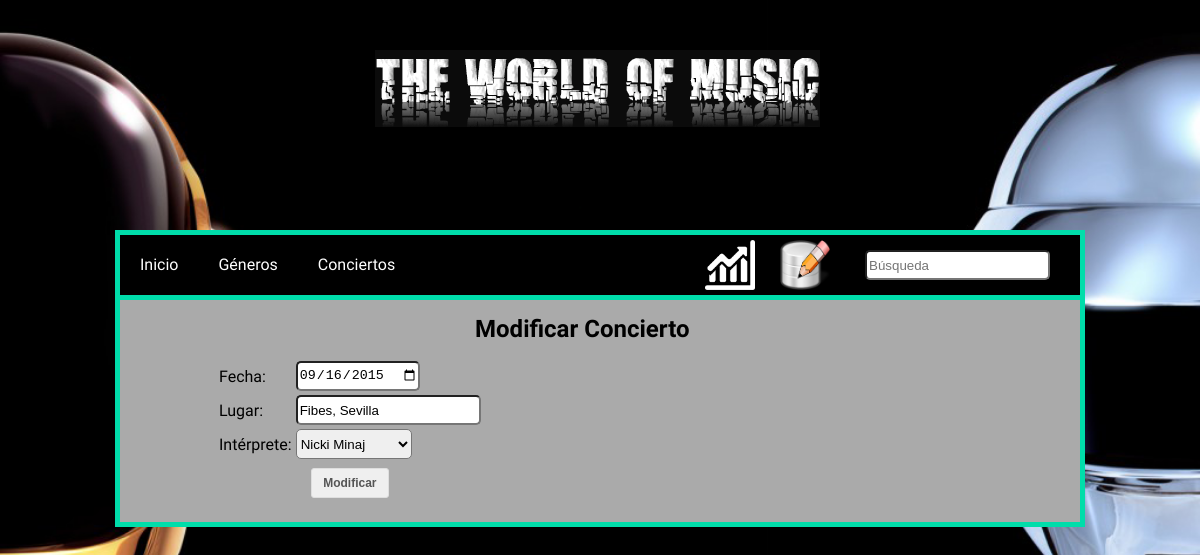
The app's page /modificarconcierto.php?idConcierto=1 (signed in), older data.
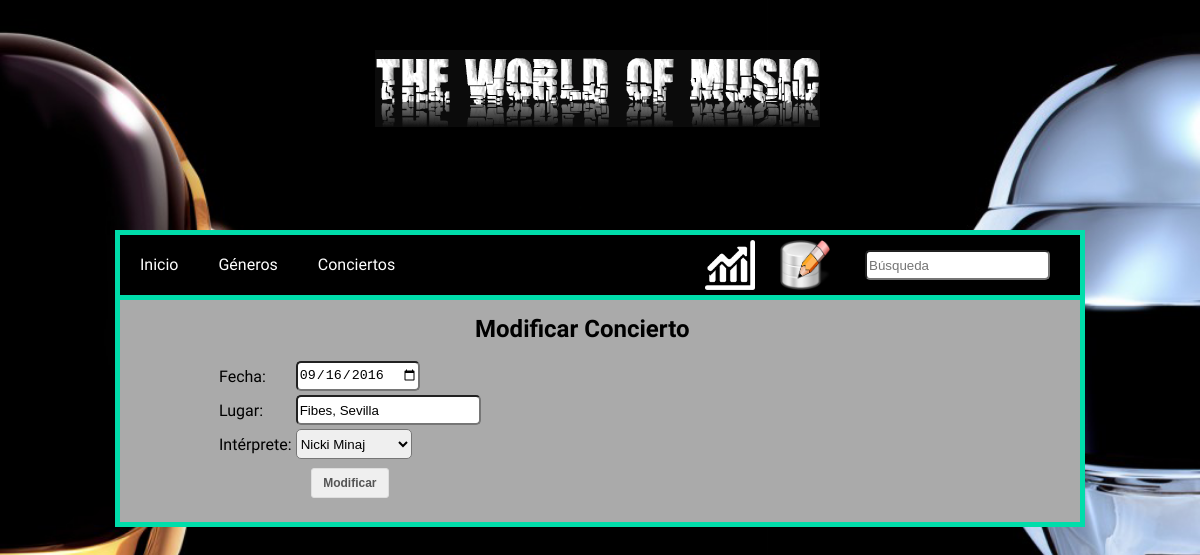
The same page, newer data.
### tables this page shows
CREATE TABLE IF NOT EXISTS `concierto` (
  `idConcierto` int(9) NOT NULL,
  `fecha` date NOT NULL,
  `lugar` varchar(90) NOT NULL,
  `idInter` int(9) NOT NULL
);

### modificarconcierto.php (the view, shortened to what this page needs)
<html>
<head>
        <?php
            if(!empty($_SESSION["usuario"])){
                $query = "SELECT tema FROM cliente WHERE usuario='".$_SESSION["usuario"]."'";
                $result = mysql_query($query) or die('Consulta fallida: ' . mysql_error());
                $line = mysql_fetch_array($result, MYSQL_ASSOC);
            }
            switch ($line["tema"]) {
        ?>
        <?php
                default:
        ?>
                    <link href="css/estilos.css" rel="stylesheet" type="text/css">
        <?php
                    break;
            }
        ?>
        <link href="css/estilosModificar.css" rel="stylesheet" type="text/css">
</head>
<body>
    <div id="top">
        <a href="index.php"><div id="logo"></div></a>
    </div>
    <div id="middle">
        <?php
            include("menu.php");
        ?>
        <div id="contenido">
        <?php
        if (!empty($_GET['idConcierto'])){
            $query="SELECT * FROM concierto where idConcierto='".$_GET['idConcierto']."'";
            $result2 = mysql_query($query) or die('Consulta fallida: ' . mysql_error());
            $line2 = mysql_fetch_array($result2, MYSQL_ASSOC);
            $query = "SELECT * FROM interprete";
            $result = mysql_query($query) or die('Consulta fallida: ' . mysql_error());
            echo "<h2>Modificar Concierto</h2>";
            echo "<form action='modificarconcierto.php' method='post'>";
            echo "<table>";
            echo "<tr><td>Fecha:</td><td><input type='date' class='texto' name='fecha' value='".$line2['fecha']."'></td></tr>";
            echo "<tr><td>Lugar:</td><td><input type='text' class='texto' name='lugar' value='".$line2['lugar']."'></td></tr>";
            echo "<tr><td>Intérprete:</td><td><select class='texto' name='idinter' value='".$line2['idInter']."'><option></option>";
            while ($line = mysql_fetch_array($result, MYSQL_ASSOC)) {
                if($line2['idInter']==$line['idInt']){
                echo "<option value='".$line['idInt']."' selected>".$line['alias']."</option>";
                }else{
                echo "<option value='".$line['idInt']."'>".$line['alias']."</option>";
            }
            }
            echo "</tr><td colspan=2 align=center><input type='submit' class='button' name='mod' value='Modificar'></td></tr>";
            echo "</table>";
            echo "</form>";
            }
        ?>
        </div>
    </div>
</body>
</html>

Row changes from the older to the newer data that the page shows:
changed concierto "Fibes, Sevilla": fecha "09/16/2015" → "09/16/2016"
